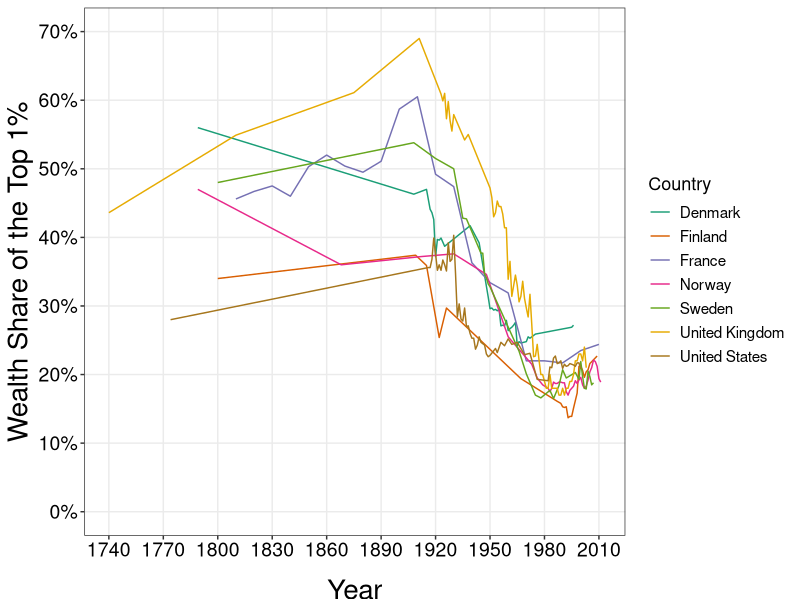

Source code (R):
require(shape)
library(tidyverse)
library(lubridate)
library(openxlsx)
library(readxl)

wealth_share <- read_excel("capitalism/top_1percent_wealth_share.xlsx")

COL <- c("#7fc97f", "#beaed4", "#fdc086", "#ffff99", "#386cb0", "#f0027f", "#bf5b17", "#666666")
COLA <- c("#e0f3db", "#99d8c9","#66c2a4","#41ae76", "#238b45", "#005824", "#f0027f")
COLB <- c("#c6dbef", "#4eb3d3", "#2b8cbe", "#0868ac","#084081", "#9e9ac8","#f0027f")
COLC <- c("#fcfbfd", "#efedf5", "#dadaeb", "#bcbddc", "#9e9ac8", "#807dba", "#6a51a3", "#54278f", "#3f007d")
COLD <- c("#DA3030","#41ae76","#F7DE04", "#4eb3d3","#AE82FF","#386cb0","#F48318","#41ae76","#6a51a3", "#DA3030")

#Cleaning the wealth share data. Source: CORE
wealth_share_gathered <- wealth_share %>% 
  gather(Country, Wealth_share, c("Denmark", "Finland", "France", "Norway", "Sweden", "United Kingdom", "United States") )

wealth_share1 <- wealth_share_gathered[-c(1, 69, 137, 205, 273, 341, 409), ] 

wealth_share2 <- wealth_share1 %>%
  mutate(Year = ifelse(Country == "Denmark", ...1, ifelse(Country == "Finland", ...3, ifelse(Country == "France", ...5, ifelse(Country == "Norway", ...7, ifelse(Country == "Sweden", ...9, ifelse(Country == "United Kingdom", ...11, ifelse(Country == "United States", ...13, NA))))))))

wealth_share2$Wealth_share = as.numeric(as.character(wealth_share2$Wealth_share))

wealth_share3 <- wealth_share2 %>%
  select(-c("...1", "...3", "...5", "...7", "...9", "...11", "...13")) %>%
  filter(!is.na(Year)) %>%
  mutate(wealth_share = (Wealth_share)/100)

#Plotting the data 
wealth_share_plot <- ggplot(wealth_share3, aes(x = Year, y = wealth_share, group = Country, color = Country)) +
  geom_line() +
  #geom_line(aes(linetype = Country)) + #if we differentiate the lines without color
  labs(y = "Wealth Share of the Top 1%", color = "Country") + 
  scale_y_continuous(breaks = seq(0, 0.7, by = 0.1), labels = scales::percent_format(accuracy = 1), limits = c(0,0.7)) +
  scale_x_continuous(breaks = seq(1740, 2010, by = 30)) +
  scale_color_brewer(palette = "Dark2") +
  theme_bw() + 
  theme(panel.grid.minor = element_blank(),
        #legend.position = c(0.88, 0.81), 
        legend.title = element_text(size = 13), 
        axis.title.y = element_text(size = 20, vjust = 1),
        legend.text = element_text(size = 11),
        axis.text.x = element_text(size = 14, color = "black"),
        axis.text.y = element_text(size = 14, color = "black"),  
        axis.title.x = element_text(size = 20, vjust = -1)) 
  
  

#print(wealth_share_plot)

#Save plot to PDF
ggsave(wealth_share_plot, filename = "wealth_share_top_1percent.pdf", 
       path = "capitalism",
       width = 8, height = 6, units = "in")


# dev.off()
